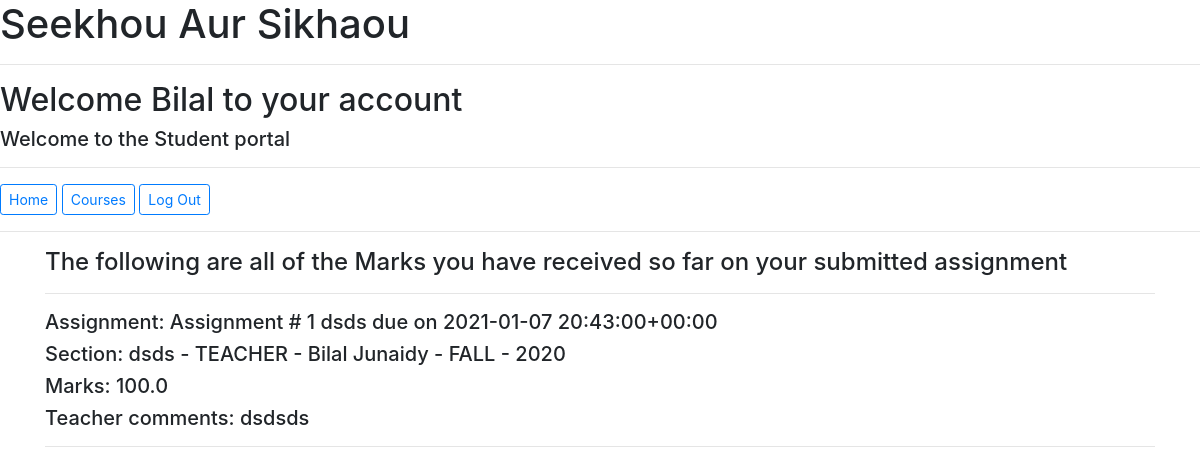
Before: /learn/mark/view (signed in) with the older database file.
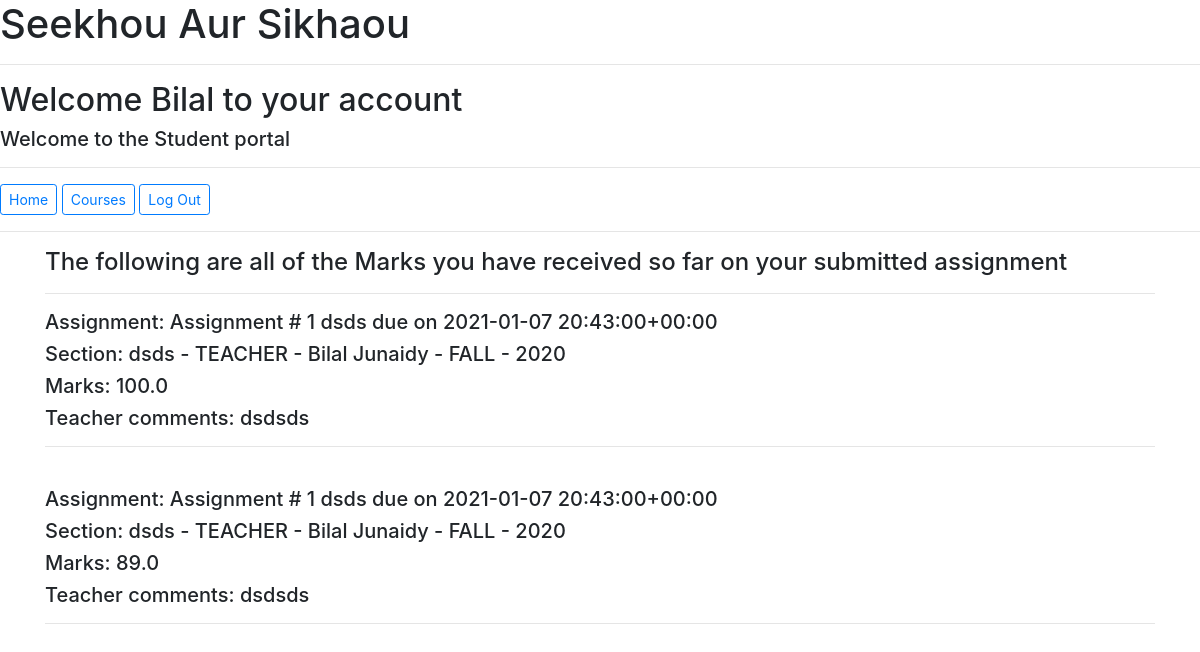
After: the same page with the newer database file.
### learn/models.py (models this page shows)
class User(AbstractUser):
    TYPE_OPTIONS = [
        ('STUDENT', 'Student'),
        ('TEACHER', 'Teacher'),
        ('PARENT', 'Parent'),
        ('ADMIN', 'Admin')
    ]
    GRADE_OPTIONS = [
        ('GRADE5','Grade 5'),
        ('GRADE6','Grade 6'),
        ('GRADE7','Grade 7'),
        ('GRADE8','Grade 8'),
        ('GRADE9','Grade 9'),
        ('GRADE10','Grade 10'),
        ('GRADE11','Grade 11'),
        ('GRADE12','Grade 12'),
        ('GRADE13','Grade 13'),
    ]
    GENDER_OPTIONS = [
        ('MALE','Male'),
        ('FEMALE','Female'),
    ]
    grade_level = models.CharField(max_length=7, choices=GRADE_OPTIONS, blank=True, default='GRADE5')
    type = models.CharField(max_length=7, choices=TYPE_OPTIONS, default='STUDENT', blank=True)
    parent = models.ForeignKey('self', on_delete=models.CASCADE, null=True, blank=True, related_name="users")
    gender = models.CharField(max_length=6, choices=GENDER_OPTIONS, null=True, blank=True, default='MALE')
    age = models.IntegerField(null=True, blank=True, validators=[MinValueValidator(7), MaxValueValidator(100)])
    is_teacher = models.BooleanField(_('Check box if the user is a teacher'), default = False)
    is_student = models.BooleanField(_('Check box if the user is a student'), default = False)
    def __str__(self):
        return f"{self.type} - {self.first_name} {self.last_name}"

class Mark(models.Model):
    course = models.ForeignKey('Course', on_delete=models.CASCADE, related_name="marks")
    section = models.ForeignKey('Section', on_delete=models.CASCADE, related_name="marks")
    assignment = models.ForeignKey('Assignment', on_delete=models.CASCADE, related_name="marks")
    student = models.ForeignKey('User', on_delete=models.CASCADE, related_name="marks")
    date_created = models.DateTimeField(default = timezone.now)
    marks = models.FloatField(validators = [MinValueValidator(0), MaxValueValidator(100)])
    teacher_comments = models.TextField(null=True, blank=True)

class Assignment(models.Model):
    title = models.CharField(max_length = 255)
    description = models.TextField()
    course = models.ForeignKey('Course', on_delete=models.CASCADE, related_name="assignments")
    section = models.ForeignKey('Section', on_delete=models.CASCADE, related_name="assignments")
    deadline = models.DateTimeField()
    status = models.BooleanField(_('Assignment available or not'),default=True)
    date_created = models.DateTimeField(default = timezone.now)
    teacher = models.ForeignKey('User', on_delete=models.CASCADE, related_name="assignments")
    def __str__(self):
        return f"Assignment # {self.id} {self.title} due on {self.deadline}"

class Section(models.Model):
    TERM_OPTIONS = [
        ('FALL','Fall'),
        ('WINTER','Winter'),
        ('SUMMER','Summer')
    ]
    name = models.CharField(max_length = 150)
    description = models.TextField()
    start_date = models.DateField()
    end_date = models.DateField()
    status = models.BooleanField(_('Section active or not'), default = True)
    academic_year = models.PositiveSmallIntegerField(default = datetime.date.today().year, validators = [MinValueValidator(datetime.date.today().year - 5), MaxValueValidator(datetime.date.today().year + 5)])
    academic_term = models.CharField(max_length=6, choices=TERM_OPTIONS, default='FALL', blank=False)
    course = models.ForeignKey('Course', on_delete=models.CASCADE, related_name="sections")
    teacher = models.ForeignKey('User', on_delete=models.CASCADE, related_name="sections")
    date_created = models.DateTimeField(default = timezone.now)
    student = models.ManyToManyField('User', blank=False, related_name = "section_students")
    def __str__(self):
        return f"{self.name} - {self.teacher} - {self.academic_term} - {self.academic_year}"

### learn/views.py (the view)
# urls.py: path("mark/view", views.mark_view, name="view_mark"),
@login_required(login_url='login')
def mark_view(request):
    current_user = request.user
    marks = Mark.objects.filter(student = current_user)
    return render(request, "learn/mark_view.html", {
                "marks": marks
            })

### learn/templates/learn/mark_view.html (shortened to what this page needs)
{% extends "learn/layout.html" %}
{% block body %}
<h4>The following are all of the Marks you have received so far on your submitted assignment</h4>
<hr>
{% for item in marks %}
        <h5>Assignment: {{item.assignment}}</h5>
        <h5>Section: {{item.section}}</h5>
        <h5>Marks: {{item.marks}}</h5>
        <h5>Teacher comments: {{item.teacher_comments}}</h5>
    <hr>
    <br>
{% endfor %}
{% endblock %}

### learn/templates/learn/layout.html (shortened to what this page needs)
{% load static %}
<!DOCTYPE html>
<html lang="en">
    <head>
        <link rel="stylesheet" href="https://stackpath.bootstrapcdn.com/bootstrap/4.4.1/css/bootstrap.min.css">
        <link rel="stylesheet" href="{% static 'learn/main.css' %}">
    </head>
    <body>
    <body>
            <h1>Seekhou Aur Sikhaou</h1>
            <hr>
        {% if user.is_authenticated %}
        <h2>Welcome {{ request.user.first_name }} to your account</h2>
        <h5>Welcome to the {{request.user.type.title}} portal</h5>
        {% endif %}
        <hr>
    {% if user.is_authenticated and not user.is_staff %}
    <a class="btn btn-sm btn-outline-primary" href="{% url 'index' %}">Home</a>
    <a class="btn btn-sm btn-outline-primary" href="{% url 'courses' %}">Courses</a>
    <a class="btn btn-sm btn-outline-primary" href="{% url 'logout' %}">Log Out</a>
    {% endif %}
    <hr>
        <div class="container">
            {% block body %}
            {% endblock %}
        </div>
    </body>
</html>

Changed rows visible on the page:
added Mark: assignment "Assignment # 1 dsds due on 2021-01-07 20:43:00+00:00", section "dsds - TEACHER - Bilal Junaidy - FALL - 2020", marks "89.0", teacher_comments "dsdsds"
